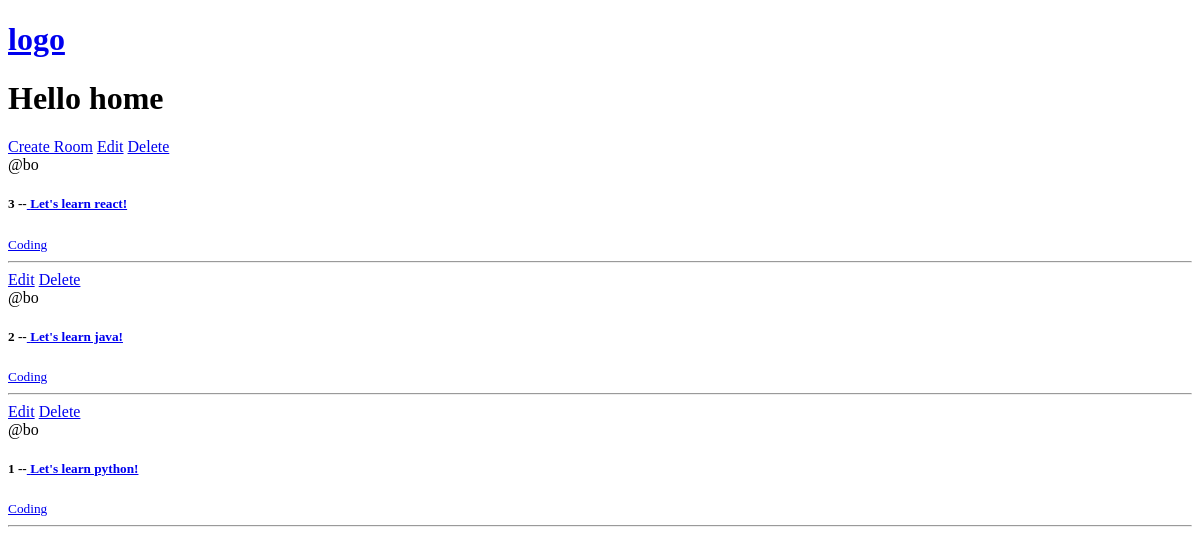
Before: / with the older database file.
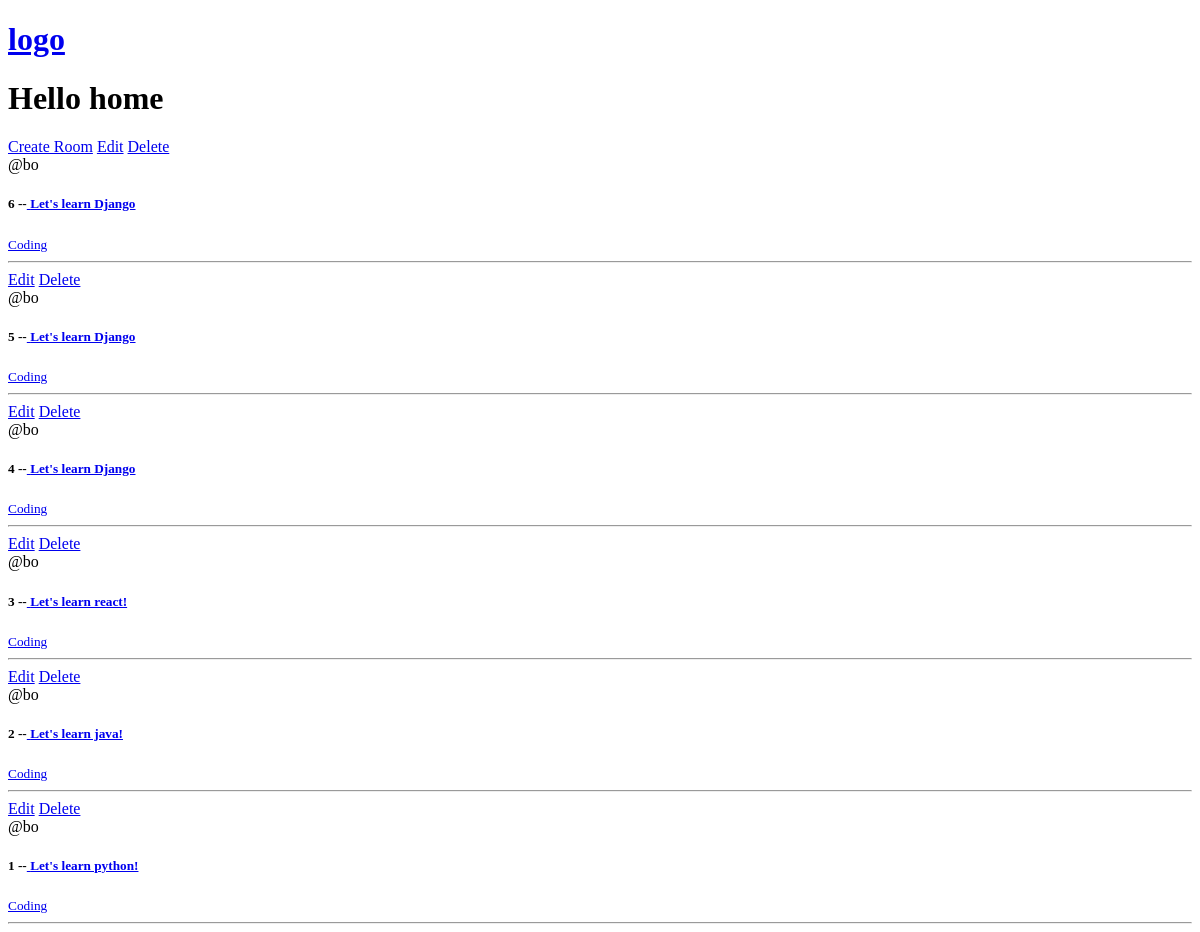
After: the same page with the newer database file.
### base/models.py (models this page shows)
class Room(models.Model):
    host = models.ForeignKey(User, on_delete=models.SET_NULL, null=True)
    topic = models.ForeignKey(Topic, on_delete=models.SET_NULL, null=True)
    name = models.CharField(max_length=100)
    description = models.TextField(null=True, blank=True)
    update = models.DateTimeField(auto_now=True)
    create = models.DateTimeField(auto_now_add=True)
    class Meta:
        ordering = ['-create']

class Topic(models.Model):
    name = models.CharField(max_length=200)

### base/views.py (the view)
# urls.py: path('', views.home, name="home"),
def home(request):
    rooms = Room.objects.all()
    return render(request, 'base/home.html', {'rooms': rooms})

### base/templates/base/home.html
{%extends 'main.html'%}
{%block a%}
<h1>Hello home</h1>
<div>
    <a href="create-room/">Create Room</a>
    {% for room in rooms%}
    <a href="update-room/{{room.id}}">Edit</a>
    <a href="delete-room/{{room.id}}">Delete</a>
    <div>
        <span>@{{room.host.username}}</span>
        <h5>{{room.id}} --<a href="room/{{room.id}}"/> {{room.name}}</h5>
        <small>
            {{room.topic.name}}
        </small>
        <hr>
    </div>
    {% endfor %}
</div>
{%endblock a%}

### template/main.html (shortened to what this page needs)
<!DOCTYPE html>
<html lang="en">
<head>
</head>
<body>
    {% include 'navbar.html'%}
    {% block a %}
    {% endblock a %}
</body>
</html>

### template/navbar.html
<a href="/">
    <h1>logo</h1>
</a>

Changed rows visible on the page:
added Room: host.username "bo", id "6", name "Let's learn Django", topic.name "Coding"
added Room: host.username "bo", id "5", name "Let's learn Django", topic.name "Coding"
added Room: host.username "bo", id "4", name "Let's learn Django", topic.name "Coding"
